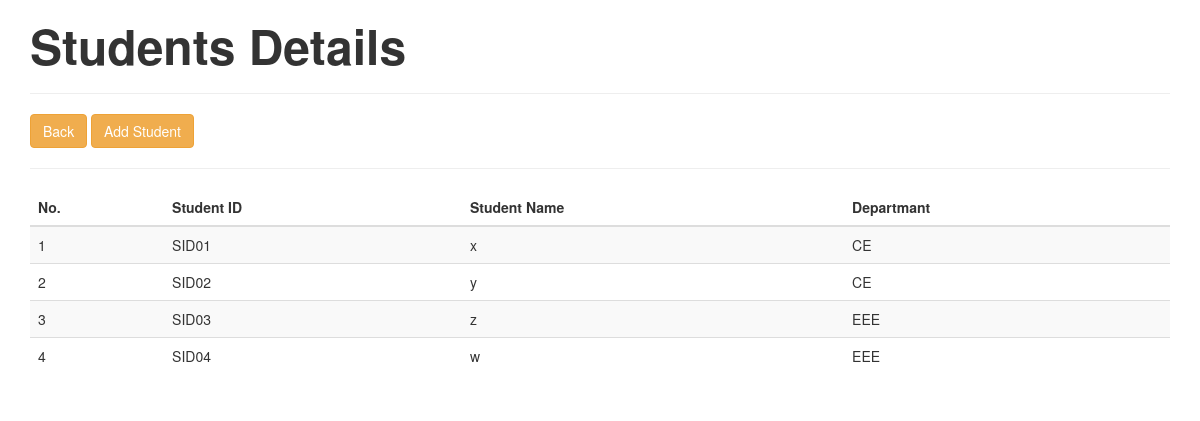
Page /phpFiles/users.php on the committed database.
### tables this page shows
CREATE TABLE `users` (
  `Student_ID` varchar(15) NOT NULL,
  `Student_Name` varchar(255) NOT NULL,
  `Department` varchar(15) NOT NULL
);

### phpFiles/users.php (the view, shortened to what this page needs)
<?php
require_once'connection_index.php';
?>
<!DOCTYPE html>
<html lang="en">
<head>
<link href="https://maxcdn.bootstrapcdn.com/bootstrap/3.3.0/css/bootstrap.min.css" rel="stylesheet">
</head>
<body>
<div class="container">
<div class="row">
<div class="col-md-12">
<h3><b><FONT size='50px'>Students Details</font></b></h3> <hr />
<a href="admin.php"><button class="btn btn-warning">Back</button></a>
<a href="insert_student.php"><button class="btn btn-warning">Add Student</button></a><hr />
<div class="table-responsive">
<table id="mytable" class="table table-bordred table-striped">
<thead>
<th>No.</th>
<th>Student ID</th>
<th>Student Name</th>
<th>Departmant</th>
</thead>
<tbody>
<?php
$sql =mysqli_query($con, "call userDetails()");
$cnt=1;
$row=mysqli_num_rows($sql);
if($row>0){
while ($result=mysqli_fetch_array($sql)) {
?>
<tr>
<td><?php echo htmlentities($cnt);?></td>
<td><?php echo htmlentities($result['Student_ID']);?></td>
<td><?php echo htmlentities($result['Student_Name']);?></td>
<td><?php echo htmlentities($result['Department']);?></td>
</tr>
<?php
$cnt++;
} } else { ?>
<tr>
<td colspan="9" style="color:red; font-weight:bold;text-align:center;"> No Record found</td>
</tr>
<?php } ?>
</tbody>
</table>
</div>
</div>
</div>
</div>
</body>
</html>

### rows in the picture
users: Student_ID "SID01", Student_Name "x", Department "CE"
users: Student_ID "SID02", Student_Name "y", Department "CE"
users: Student_ID "SID03", Student_Name "z", Department "EEE"
users: Student_ID "SID04", Student_Name "w", Department "EEE"
